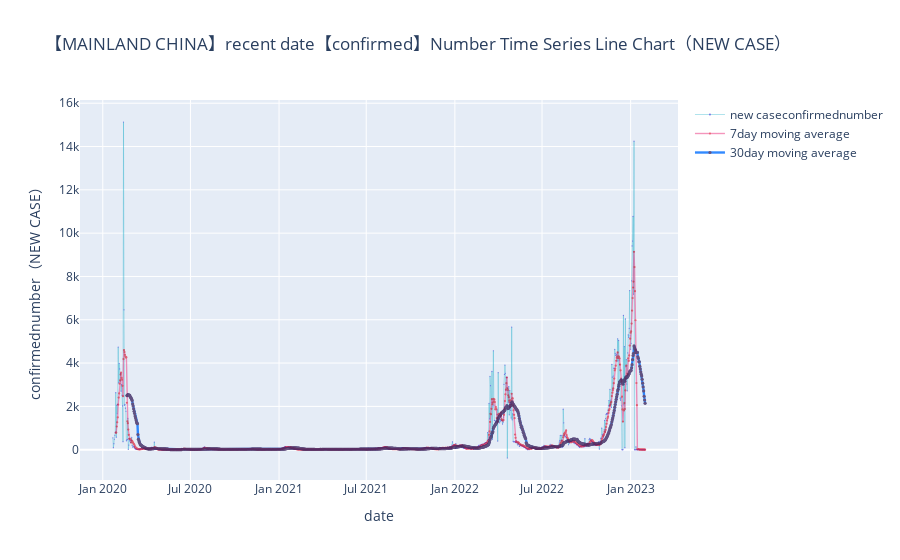

The code cell stored with this chart in its notebook:
### Markdown cell above
From the picture above, it seems that around February and March 22, there was a wave of sharp growth. It was because Hong Kong was disobedient and had to behave badly. We learned from the British and directly played ourselves to pieces. This curve Really scary.

So, let's exclude Hong Kong first and see what the trend is in the mainland.

### Code cell
data_copy1 = ts_confirmed_CHINA_incre

specify = 'mainland China'
idx = data_copy1.index
ser = data_copy1.drop('Hong Kong',axis=1).sum(axis=1)
layout_title = specify.upper()
kind = 'confirmed'
method = 'new case'
ma = [7,30]

trace = go.Scatter(
            x = idx,
            y = ser,
            mode = 'lines+markers',
            name = f'{method}{kind}number',
            opacity = .8,
            line=dict(color="#08a8c4",width = .4),
            marker = dict(color = '#5857e1',size = 1.2)
        )
trace1 = go.Scatter(
    x = idx,
    y = ser.rolling(ma[0]).mean(),
    mode = 'lines+markers',
    name = f'{ma[0]}day moving average',
    opacity = .6,
    line=dict(color="#ee5090",width = 1.4),
    marker = dict(color = '#dd001b',size = 2.2)
)
trace2 = go.Scatter(
    x = idx,
    y = ser.rolling(ma[1]).mean(),
    mode = 'lines+markers',
    name = f'{ma[1]}day moving average',
    opacity = .8,
    line=dict(color="#006eff",width = 2.4),
    marker = dict(color = '#412b63',size = 3.2)
)



plotdata = [trace,trace1,trace2]

'''启动绘图'''

x_axis_config = {'title': 'date'}
y_axis_config = {'title': f'{kind}number（{method.upper()}）'}
# 返回指定的图像布局和配置对象
my_layout = Layout(title=f"【{layout_title}】recent date【{kind}】Number Time Series Line Chart（{method.upper()}）",
                   xaxis=x_axis_config, yaxis=y_axis_config)
# 生成图表
offline.iplot({'data': plotdata, 'layout': my_layout}, filename=f'{layout_title}_COVID_TS',image_height=500,image_width=1000,image = 'png')

### Figure 1 — Plotly figure (JSON) as saved in the notebook; plotly's stock layout.template omitted (floating-point values rounded to 4 significant figures; data arrays with more than 128 entries replaced by an {"elided": "..."} marker saying what was removed)
{"data": [{"line": {"color": "#08a8c4", "width": 0.4}, "marker": {"color": "#5857e1", "size": 1.2}, "mode": "lines+markers", "name": "new caseconfirmednumber", "opacity": 0.8, "type": "scatter", "x": {"elided": "1106 str values"}, "y": {"elided": "1106 int values"}}, {"line": {"color": "#ee5090", "width": 1.4}, "marker": {"color": "#dd001b", "size": 2.2}, "mode": "lines+markers", "name": "7day moving average", "opacity": 0.6, "type": "scatter", "x": {"elided": "1106 str values"}, "y": {"elided": "1106 float values"}}, {"line": {"color": "#006eff", "width": 2.4}, "marker": {"color": "#412b63", "size": 3.2}, "mode": "lines+markers", "name": "30day moving average", "opacity": 0.8, "type": "scatter", "x": {"elided": "1106 str values"}, "y": {"elided": "1106 float values"}}], "layout": {"title": {"text": "【MAINLAND CHINA】recent date【confirmed】Number Time Series Line Chart（NEW CASE）"}, "xaxis": {"title": {"text": "date"}}, "yaxis": {"title": {"text": "confirmednumber（NEW CASE）"}}}}
